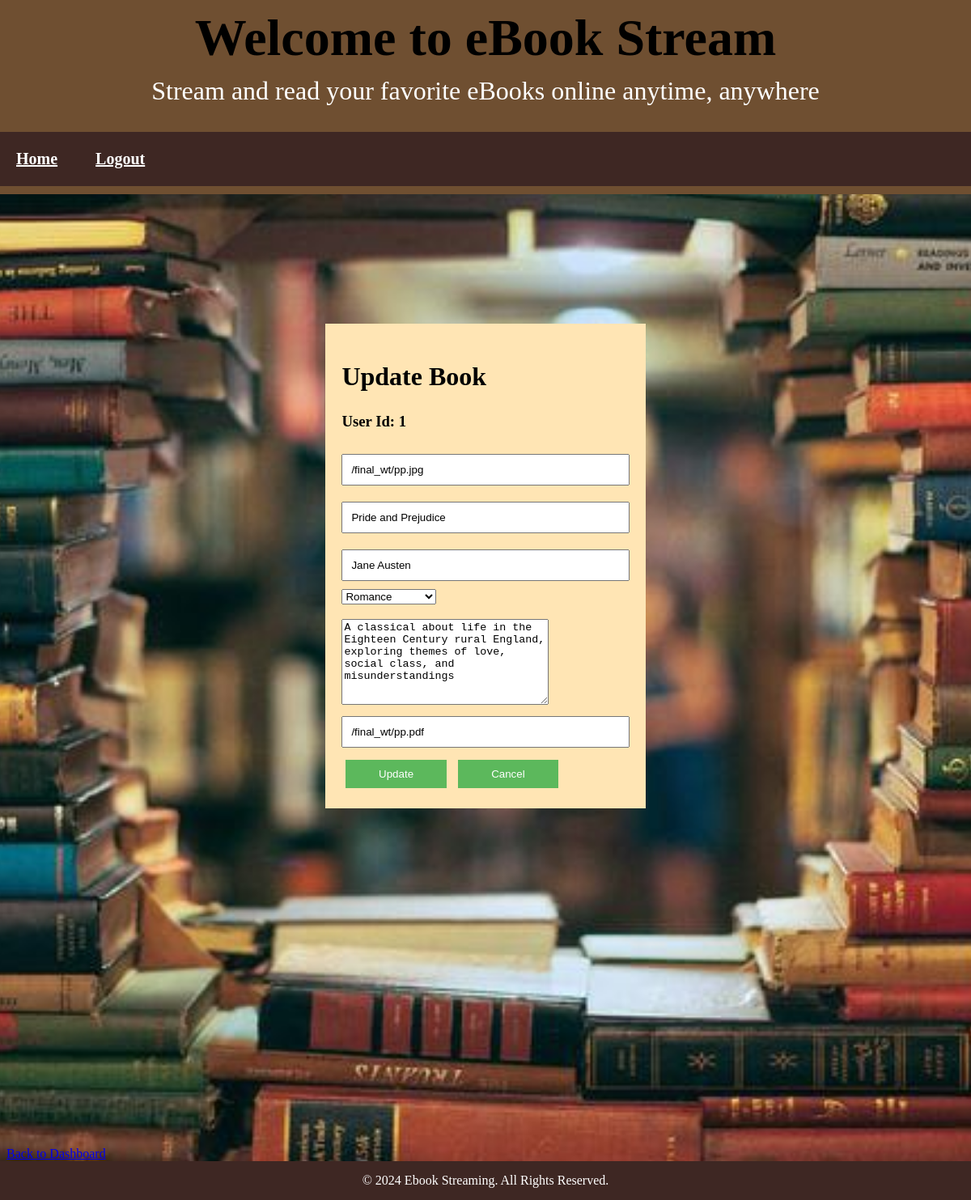
Page /edit.php?GetID=1 on the committed database.
### tables this page shows
CREATE TABLE `books` (
  `id` int(11) NOT NULL,
  `cover_image` varchar(255) NOT NULL,
  `title` varchar(25) NOT NULL,
  `author` varchar(25) NOT NULL,
  `category` enum('fiction','non-fiction','romance','science fiction') NOT NULL,
  `description` text DEFAULT NULL,
  `ebook` varchar(255) NOT NULL,
  `view_count` int(11) NOT NULL DEFAULT 0
);

### edit.php (the view, shortened to what this page needs)
<?php
require_once("connection.php");
$UserID = (int)$_GET['GetID'];
$query = "SELECT * FROM books WHERE id = '$UserID'";
$result = mysqli_query($con, $query);
if ($row = mysqli_fetch_assoc($result)) {
    $bookID = $row['id'];
    $cover = $row['cover_image'];
    $title = $row['title'];
    $author = $row['author'];
    $category = $row['category'];
    $description = $row['description'];
    $ebook = $row['ebook'];
} else {
    echo "Book not found.";
    exit();
}
?>
<!DOCTYPE html>
<html lang="en">
<head>
    <link rel="stylesheet" href="styles.css">
</head>
<body>
<header>
        <h1>Welcome to eBook Stream</h1>
        <p>Stream and read your favorite eBooks online anytime, anywhere</p>
        <nav>
            <a href="admin.php">Home</a>
            <a href="logout.php" style="color:white; border: 2px solid transparent; border-radius: 5px; transition: all 0.3s ease;">Logout</a>
        </nav>
    </header>
    <div class="container">
        <h2>Update Book</h2>
            <form action="update.php?ID=<?php echo trim($bookID) ?>" method="post">
                <h3>User Id: <?php echo $bookID; ?></h3>
                <input type="text" name="cover_image" placeholder="Cover Image Path (URL)" value="<?php echo $cover; ?>" required><br>
                <input type="text" name="title" placeholder="Book Title" value="<?php echo $title; ?>" required><br>
                <input type="text" name="author" placeholder="Author" value="<?php echo $author; ?>" required><br>
                <select name="category" required>
   			<option value="romance" <?php echo ($category === "romance") ? 'selected' : ''; ?>>Romance</option>
		</select>
                <br/><br/>
                <textarea name="description" placeholder="Description" style="width: 250px; height: 100px;" required><?php echo htmlspecialchars($description); ?></textarea><br>
                <input type="text" name="ebook" placeholder="Ebook Path (URL)" value="<?php echo $ebook; ?>" required><br>
                <button type="submit" name="update">Update</button>
                <button type="reset" name="reset">Cancel</button>
            </form>
        </div>
        <br/><a href="admin.php" style="font-size:1rem;">Back to Dashboard</a>
    <br/><a href="admin.php" style="font-size:1rem;">Back to Dashboard</a>
    <footer>
        <p>&copy; 2024 Ebook Streaming. All Rights Reserved.</p>
    </footer>
</body>
</html>

### styles.css (style rules this page uses)
body { font-family: times new roman; background-image:url(ebook1.jpg); height: 30%; background-position: center; background-repeat: no-repeat; background-size: cover; background-position:relative; }
header { background-color: #6f4f31; color: #fff; text-align: center; padding: 10px 0; width: 100%; position: absolute; display: block; top:0; left:0; }
nav { background-color: #3e2723; color: white; font-weight:bolder; font-size:20px; width: 100%; padding: 10px 0; text-align:left; }
nav a { color: white; padding: 10px 20px; display: inline-block; transition: background-color 0.3s ease, transform 0.2s ease; }
.container { width: 30%; margin: 400px auto; background: #ffe5b4; padding: 20px; height:70%; position:relative; align:center; }
.container h2 { font-size:xx-large; }
header h1 { font-size: 4rem; font-weight: bolder; margin: 0; }
header p { font-size: 2rem; margin-top: 10px; }
h1, h2 { font-weight:bold; color: black; }
footer { background-color: #3e2723; color: white; text-align: center; padding: 15px 0; width: 100%; position: absolute; display: inline-block; left:0; margin-bottom:0; }
footer p { margin: 0; font-size: 1rem; }
input { width: 100%; padding: 10px; margin: 10px 0; box-sizing: border-box; }
button { width: 35%; padding: 10px; background: #5cb85c; color: white; border: none; cursor: pointer; margin:5px; }

### rows in the picture
books: id "1", cover_image "/final_wt/pp.jpg", title "Pride and Prejudice", author "Jane Austen", category "Romance", description "A classical about life in the Eighteen Century rural England, exploring themes of love, social class, and misunderstandings", ebook "/final_wt/pp.pdf"
